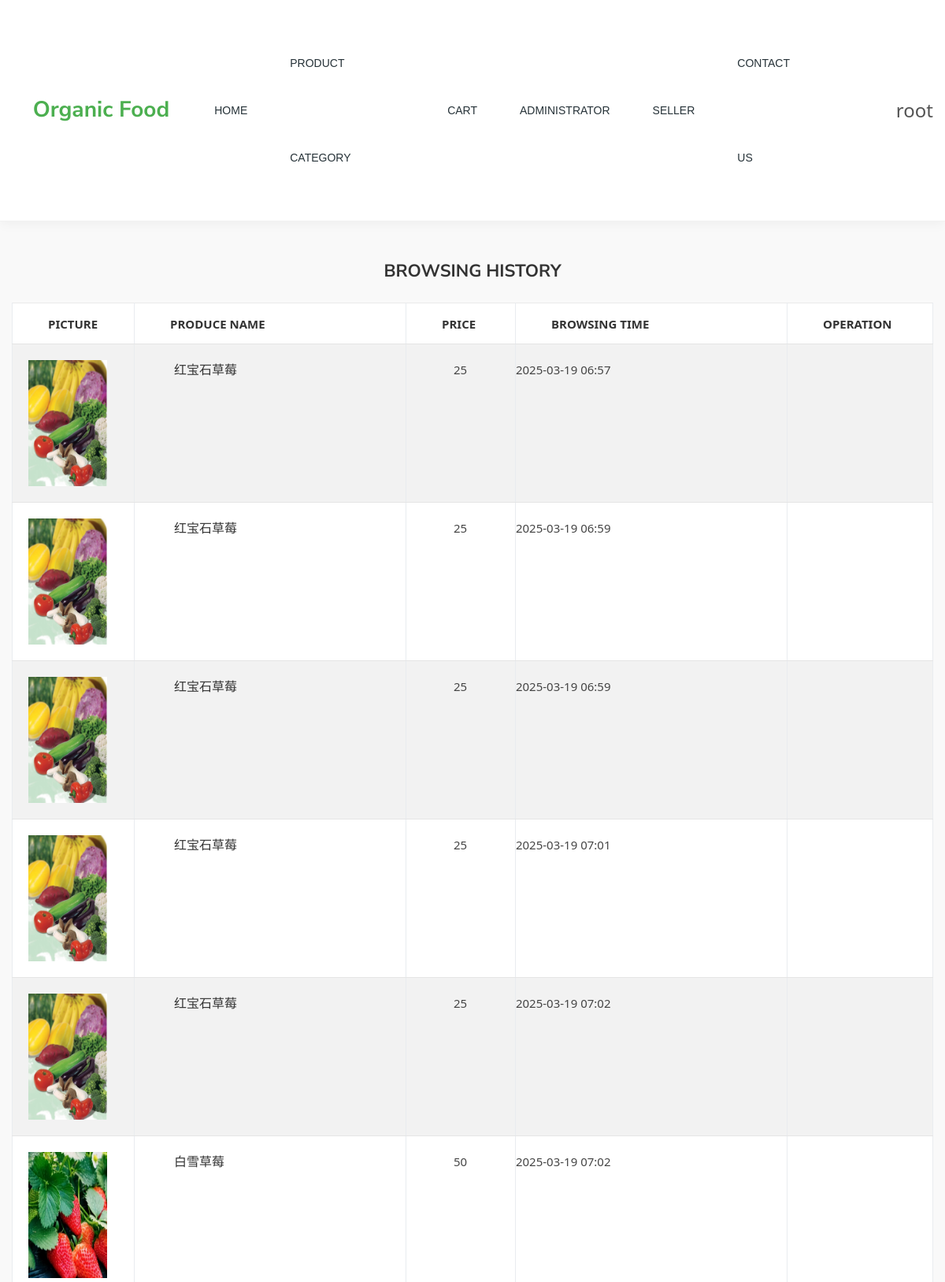
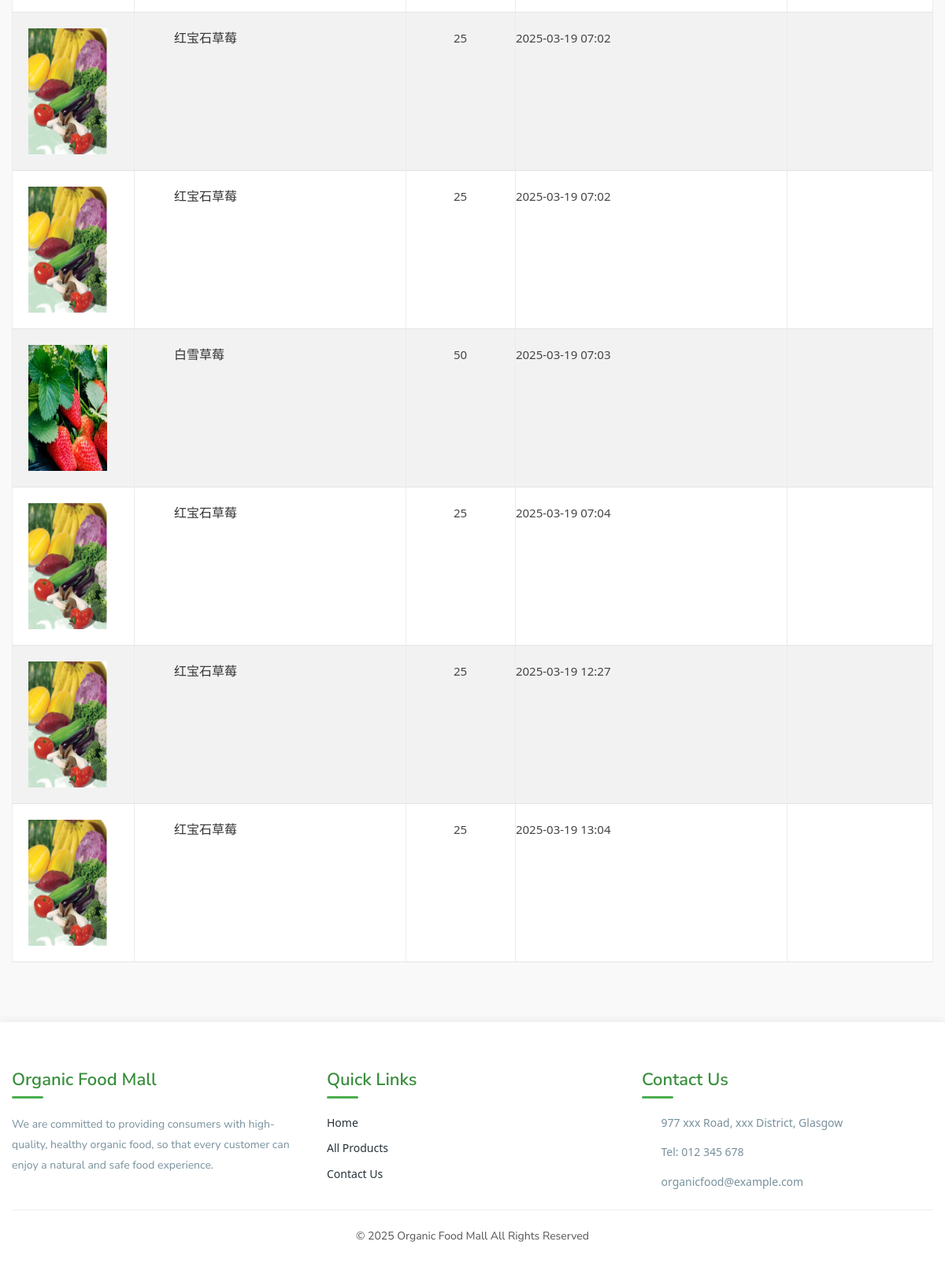
Screenshot of /account/my_history/ (signed in) with the database file from the repository (2 pictures, top to bottom).
### models/models.py (models this page shows)
class History(models.Model):
    user = models.ForeignKey(User, on_delete=models.CASCADE)
    product = models.ForeignKey(Product, on_delete=models.CASCADE)
    view_at = models.DateTimeField(default=timezone.now)
    class Meta:
        db_table = 'history'

class Product(models.Model):
    name = models.CharField(max_length=100, default='')
    short_description = models.CharField(max_length=255, default='')
    description = models.CharField(max_length=255, default='')
    supplier = models.CharField(max_length=255, default='')
    price = models.IntegerField(default=0)
    image = models.ImageField(upload_to=upload_to, default='pictures/default.jpg')
    origin = models.CharField(max_length=255, default='')
    created_at = models.DateTimeField(default=timezone.now)
    added_at = models.DateTimeField(default=timezone.now)
    sub_category = models.ForeignKey(SubCategory, on_delete=models.CASCADE)
    created_by = models.ForeignKey(User, on_delete=models.CASCADE)
    status = models.CharField(max_length=255, default='Awaiting review')
    other_description = models.CharField(max_length=255, default='')
    class Meta:
        db_table = 'product'

### account/views.py (the view)
# urls.py: path('my_history/', views.my_history, name="my_history"),
def my_history(request):
    user = request.user
    user_service = UserService(request)
    context = {
        "history_list": user_service.get_history_list()
    }
    return render(request, 'account/my_history.html', context)

### OrganicFood/context_processors.py (called while the page is built)
def global_context(request):
    return {
        'category_list': get_category_list()
    }

### models/models_factory.py (called while the page is built)
def get_category_list():
    return Category.objects.all()

### services/user.py (called while the page is built)
    def get_history_list(self):
        return History.objects.filter(
            user=self.request.user
        ).prefetch_related('product')

### templates/account/my_history.html (shortened to what this page needs)
{% extends 'layouts/Base.html' %}
{% block content %}
{% include 'layouts/nav.html' %}
{% load static %}
<div class="cart-main-area pt-50">
    <div class="container">
        <h3 class="page-title">Browsing History</h3>
        <div class="row">
            <div class="col-lg-12 col-md-12 col-sm-12 col-12">
                <form action="#">
                    <div class="table-content table-responsive">
                        <table class="table table-striped table-bordered table-hover">
                            <thead>
                                <tr>
                                    <th>Picture</th>
                                    <th>Produce Name</th>
                                    <th>Price</th>
                                    <th>Browsing Time</th>
                                    <th>Operation</th>
                                </tr>
                            </thead>
                            <tbody>
                                {% for history in history_list %}
                                    <tr>
                                        <td class="product-thumbnail">
                                            <a href="#"><img style="height:160px;width: 120px" src="/{{history.product.image}}" alt=""></a>
                                        </td>
                                        <td class="product-name"><a href="#">{{history.product.name}}</a></td>
                                        <td class="product-price-cart"><span class="amount">{{history.product.price}}</span></td>
                                        <td class="product-name">{{history.view_at|date:"Y-m-d H:i"}}</td>
                                        <td class="product-remove"><a href="/account/delete_history/{{history.id}}/"><i class="ti-trash"></i></a></td>
                                    </tr>
                                {% endfor %}
                            </tbody>
                        </table>
                    </div>
                </form>
            </div>
        </div>
    </div>
</div>
{% endblock %}

### templates/layouts/nav.html (shortened to what this page needs)
{% load static %}
<header class="header-area transparent-bar sticky-top">
    <div class="container">
        <div class="row align-items-center">
            <div class="col-auto">
                <div class="logo-area">
                    <a href="/" class="text-decoration-none">
                        <div class="brand-logo d-flex align-items-center">
                            <i class="ti-crown mr-2" style="font-size: 24px; color: var(--primary-color);"></i>
                            <h3 class="mb-0" style="color: var(--primary-color); font-weight: 700;">Organic Food</h3>
                        </div>
                    </a>
                </div>
            </div>
            <div class="col">
                <div class="main-menu d-flex justify-content-center">
                    <nav>
                        <ul class="horizontal-menu d-flex align-items-center m-0">
                            <li><a href="/">Home</a></li>
                            <li class="mega-menu-position"><a href="#">Product Category</a>
                            </li>
                            <li><a href="/shopping/cart/">Cart</a></li>
                            {% if user.is_staff %}
                            <li><a href="#">Administrator</a>
                            </li>
                            {% endif %}
                            {% if user.is_staff or user.userinfo_set.first.role.name == '商家'%}
                                <li><a href="#">Seller</a>
                                </li>
                            {% endif %}
                            <li><a href="/contact/">Contact Us</a></li>
                        </ul>
                    </nav>
                </div>
            </div>
            <div class="col-auto">
                <div class="header-actions d-flex align-items-center">
                    <div class="header-search same-style">
                        <button class="search-toggle">
                            <i class="icon-magnifier s-open"></i>
                        </button>
                    </div>
                    {% if not user.is_authenticated %}
                        <div class="header-login same-style ml-3">
                            <a href="/account/index/" class="btn-login">Sign In/Sign Up</a>
                        </div>
                    {% else %}
                        <div class="header-login same-style has-login ml-3">
                            <a href="#" class="user-toggle">
                                <i class="icon-user icons"></i>
                                <span class="user-name d-none d-md-inline-block ml-1">{{user.username}}</span>
                            </a>
                        </div>
                    {% endif %}
                </div>
            </div>
        </div>
    </div>
</header>

### static/css/nav.css (style rules this page uses)
.header-area { left: 0; top: 0; transition: all 0.7s ease 0s; width: 100%; z-index: 99; }
.main-menu li { display: inline-block; list-style: outside none none; padding: 0 16px; position: relative; }
.main-menu li a { color: #383838; display: inline-block; font-family: "Montserrat", sans-serif; font-weight: 300; line-height: 120px; text-transform: uppercase; }
.main-menu ul li.mega-menu-position { position: static; }
.header-area { -webkit-box-shadow: 0 4px 6px -1px rgba(0, 0, 0, 0.1), 0 2px 4px -1px rgba(0, 0, 0, 0.06); }

### static/css/style.css (style rules this page uses)
body { font-family: 'Nunito Sans', sans-serif; font-weight: 400; font-style: normal; font-size: 14px; color: #333333; }
a, .btn { -webkit-transition: all 0.3s ease-out 0s; -moz-transition: all 0.3s ease-out 0s; -ms-transition: all 0.3s ease-out 0s; -o-transition: all 0.3s ease-out 0s; transition: all 0.3s ease-out 0s; }
a, button, input { outline: medium none; color: #454545; }
h1, h2, h3, h4, h5, h6 { font-family: 'Nunito Sans', sans-serif; font-weight: normal; color: #333333; margin-top: 0px; font-style: normal; font-weight: 400; }
h3 { font-size: 28px; }
ul { margin: 0px; padding: 0px; }
.m-0 { margin-top: 0; margin-right: 0; margin-bottom: 0; margin-left: 0; }
.mb-0 { margin-bottom: 0 }
.pt-50 { padding-top: 50px }
.same-style { display: inline-block; margin-left: 20px; }
.same-style:first-child { margin-left: 0px; }
.same-style>a { color: #545454; font-size: 24px; }
.same-style>button { background-color: transparent; border: medium none; padding: 0; cursor: pointer; position: relative; }
.same-style button i { color: #545454; font-size: 24px; transition: all .3s ease 0s; }
.header-search { position: relative; }
.header-search .search-toggle i { display: block; }
.page-title { font-size: 22px; font-weight: bold; margin-bottom: 27px; text-align: center; text-transform: uppercase; }
.cart-main-area .table-content table { background: #fff none repeat scroll 0 0; border-color: #eaeaea; border-radius: 0; border-style: solid; border-width: 1px 0 0 1px; width: 100%; }
.table-content table th, .table-content table td { border-bottom: 1px solid #e5e5e5; }
.table-content table th { border-top: medium none; color: #333; font-size: 15px; font-weight: bold; padding: 14px 45px 13px; text-transform: uppercase; vertical-align: middle; white-space: nowrap; }
.table-content table td.product-thumbnail { width: 155px; }
.table-content table td.product-thumbnail a img { padding-left: 20px; }
.table-content table td.product-name { width: 345px; }
.table-content table td { color: #454545; font-size: 15px; padding: 20px 0; }
.table-content table td.product-name a { color: #333; font-size: 16px; padding-left: 50px; }
.table-content table td.product-price-cart span { padding-left: 60px; }
.table-content table td.product-remove { padding-left: 70px; }
.table-content table td.product-remove a { color: #454545; font-size: 18px; }

### static/css/responsive.css (style rules this page uses)
@media (min-width: 992px) and (max-width: 1200px) { .main-menu li { padding: 0 12px; } }

### static/css/modern-style.css (style rules this page uses)
:root { --primary-color: #4caf50; --primary-dark: #388e3c; --primary-light: #c8e6c9; --accent-color: #ff8f00; --text-color: #263238; --text-light: #78909c; --bg-color: #f9f9f9; --card-bg: #ffffff; --border-radius: 8px; --box-shadow: 0 4px 15px rgba(0, 0, 0, 0.08); --transition: all 0.3s ease; }
body { background-color: var(--bg-color); color: var(--text-color); font-family: 'Segoe UI', system-ui, -apple-system, sans-serif; line-height: 1.6; }
.header-area { background-color: white !important; box-shadow: 0 2px 15px rgba(0,0,0,0.05); position: sticky; top: 0; z-index: 1000; }
.main-menu ul li a { font-weight: 500; color: var(--text-color) !important; transition: var(--transition); }
.search-toggle { background-color: transparent; border: none; outline: none; }

### templates/layouts/nav.html (style rules this page uses)
.header-area { padding: 10px 0; border-bottom: 1px solid rgba(0,0,0,0.05); }
.horizontal-menu { list-style: none; padding: 0; }
.horizontal-menu > li { display: inline-block; margin: 0 15px; position: relative; }
.horizontal-menu > li > a { font-weight: 500; padding: 10px 0; display: block; color: var(--text-color); text-decoration: none; transition: var(--transition); }
.header-actions { display: flex; align-items: center; }
.user-toggle { display: flex; align-items: center; }
.user-name { max-width: 100px; overflow: hidden; text-overflow: ellipsis; white-space: nowrap; }
.sticky-top { z-index: 1020; }
.brand-logo { transition: var(--transition); }

### rows the page displays
History: product.image (picture), product.name "红宝石草莓", product.price "25", view_at "2025-03-19 06:57"
History: product.image (picture), product.name "红宝石草莓", product.price "25", view_at "2025-03-19 06:59"
History: product.image (picture), product.name "红宝石草莓", product.price "25", view_at "2025-03-19 06:59"
History: product.image (picture), product.name "红宝石草莓", product.price "25", view_at "2025-03-19 07:01"
History: product.image (picture), product.name "红宝石草莓", product.price "25", view_at "2025-03-19 07:02"
History: product.image (picture), product.name "白雪草莓", product.price "50", view_at "2025-03-19 07:02"
History: product.image (picture), product.name "红宝石草莓", product.price "25", view_at "2025-03-19 07:02"
History: product.image (picture), product.name "红宝石草莓", product.price "25", view_at "2025-03-19 07:02"
History: product.image (picture), product.name "白雪草莓", product.price "50", view_at "2025-03-19 07:03"
History: product.image (picture), product.name "红宝石草莓", product.price "25", view_at "2025-03-19 07:04"
History: product.image (picture), product.name "红宝石草莓", product.price "25", view_at "2025-03-19 12:27"
History: product.image (picture), product.name "红宝石草莓", product.price "25", view_at "2025-03-19 13:04"

### other values shown
{{ user.username }} "root"
